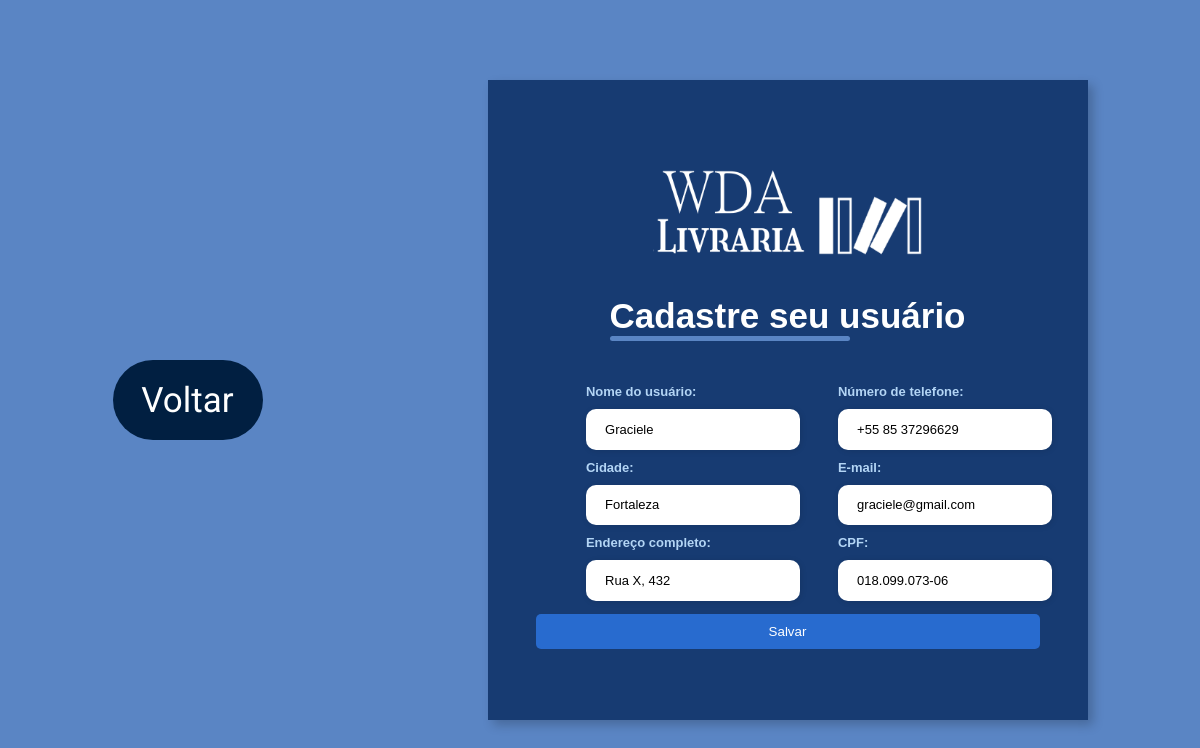
Screenshot of /UPDATE/u_usuario.php?id_usuario=7 with the database file from the repository.
### tables this page shows
CREATE TABLE `usuario` (
  `id_usuario` int NOT NULL AUTO_INCREMENT,
  `nome_usuario` varchar(50) NOT NULL,
  `celular` varchar(50) NOT NULL,
  `cidade` varchar(50) NOT NULL,
  `email` varchar(50) NOT NULL,
  `endereco` varchar(50) NOT NULL,
  `cpf` varchar(50) DEFAULT NULL,
  PRIMARY KEY (`id_usuario`)
);

### UPDATE/u_usuario.php (the view, shortened to what this page needs)
<?php
     if(!empty($_GET['id_usuario'])) {
         include_once('../config.php');
        $id_usuario = $_GET['id_usuario'];
        $sqlSelect = "SELECT * FROM usuario WHERE id_usuario=$id_usuario";
        $result = $conexao->query($sqlSelect);
        if($result->num_rows > 0) {
            while($user_data = mysqli_fetch_assoc($result)) {
                $nome_usuario = $user_data['nome_usuario'];
                $celular = $user_data['celular'];
                $cidade = $user_data['cidade'];
                $email = $user_data['email'];
                $endereco = $user_data['endereco'];
                $cpf = $user_data['cpf'];
            }
        } else {
            header('Location: ../READ/usuario.php');
        }
} else {
    header('Location: ../READ/usuario.php');
}
?>
<!DOCTYPE html>
<html lang="pt-br">
<head>
     <link rel="stylesheet" href="../estilos/style_cadastro2.css">
</head>
<body>
<button><a href="../READ/usuario.php">Voltar</a></button>
<div class="container">
        <div class="form">
            <img id="logo4branca" src="../img/logo4branca.png">
            <form action="./save_usuario.php" method="POST">
                <div class="form-header">
                    <div class="title">
                        <h1>Cadastre seu usuário</h1>
                    </div>
                </div>
                <div class="input-group">
                    <div class="input-box">
                        <label for="nome_usuario"><b>Nome do usuário:</b></label>
                        <input name="nome_usuario" id="nome_usuario" type="text"  value="<?php echo $nome_usuario?>" placeholder="Digite seu nome" required>
                    </div>
                    <div class="input-box">
                        <label for="celular"><b>Número de telefone:</b></label>
                        <input name="celular" id="celular" type="tel"  value="<?php echo $celular?>"  placeholder="Digite seu telefone" required>
                    </div>
                    <div class="input-box">
                        <label for="cidade"><b>Cidade:</b></label>
                        <input name="cidade" id="cidade" type="text"  value="<?php echo $cidade?>"  placeholder="Digite sua cidade" required>
                    </div>
                    <div class="input-box">
                        <label for="email"><b>E-mail:</b></label>
                        <input name="email" id="email" type="email"  value="<?php echo $email?>"  placeholder="Digite seu e-mail" required>
                    </div>
                    <div class="input-box">
                        <label for="endereco"><b>Endereço completo:</b></label>
                        <input name="endereco" id="endereco" type="text"  value="<?php echo $endereco?>"  placeholder="Digite seu endereço completo " required>
                    </div>
                    <div class="input-box">
                        <label for="cpf"><b>CPF:</b></label>
                        <input name="cpf" id="cpf" type="text"  value="<?php echo $cpf?>"  placeholder="Digite seu CPF (opcional)">
                    </div>
                        <input type="submit" name="update" id="update" class="continue-button" value="Salvar">
                </div>
            </form>
        </div>
    </div>
</body>
</html>

### estilos/style_cadastro2.css (style rules this page uses)
* { margin: 0 auto; padding: 0; box-sizing: border-box; }
body { width: 100%; height: 100vh; display: flex; align-items: center; background-color: #5a85c4; }
h1 { font-family: Arial, Helvetica, sans-serif; color: #FFFFFF; font-size: 35px; }
.container { width: 80%; height: 80vh; display: flex; background-color: #173b72; box-shadow: 5px 5px 10px rgba(0, 0, 0, .212); }
.form { width: 50%; display: flex; justify-content: center; align-items: center; flex-direction: column; background-color: #173b72; padding: 3rem; }
#logo4branca { width: 300px; margin-bottom: 30px; display: flex; }
.form-header { margin-bottom: 3rem; display: flex; }
.title { text-align: center; }
.form-header h1::after { content: ''; display: block; width: 15rem; height: 0.3rem; background-color: #5a85c4; margin: 0 auto; position: absolute; border-radius: 10px; }
.input-group { display: flex; flex-wrap: wrap; }
.input-box { flex-direction: column; width: 31%; font-size: 13px; color: rgb(179, 213, 245); font-family: Arial, Helvetica, sans-serif; margin-left: 10%; }
.input-box input { margin: 10px 0; padding: 0.8rem 1.2rem; border: none; border-radius: 10px; box-shadow: 1px 1px 6px #0000001c; font-size: 13px; }
.input-box input::placeholder { color: rgb(158, 158, 158); }
#update { width: 100%; margin-top: 0.2rem; border: none; background-color: #286bcf; padding: 0.62rem; border-radius: 5px; cursor: pointer; color: white; }
button { background-color: #011f41; font-size: 35px; border-radius: 80px; width: 150px; height: 80px; border: none; }
button a { color: white; text-decoration: none; cursor: pointer; font-family: 'Instrument Serif', serif; font-family: 'Roboto', sans-serif; }
@media screen and (max-width: 1330px) { .container { width: 50%; } }
@media screen and (max-width: 1330px) { .form { width: 100%; } }

### rows the page displays
usuario: nome_usuario "Graciele", celular "+55 85 37296629", cidade "Fortaleza", email "graciele@gmail.com", endereco "Rua X, 432", cpf "018.099.073-06"
